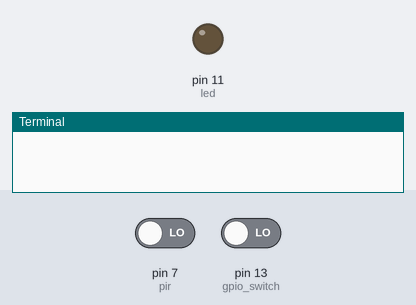
Simulated run of this program. Board: Raspberry Pi (header pin numbers). Shown: output pins drawn as LEDs (lit = HIGH), the last lines printed to the terminal. The inputs (shaded band) are chosen by the test bench; at power-on: pin 7 (pir) LOW, pin 13 (gpio_switch) LOW.

Above: at 2.8 s.
2.9 s: pin 7 (pir) driven HIGH and pin 13 (gpio_switch) driven HIGH
At 3.5 s:
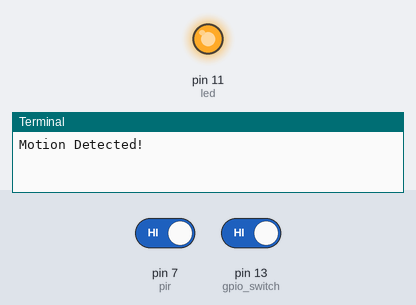
4.4 s: pin 7 (pir) driven LOW
At 6.1 s:
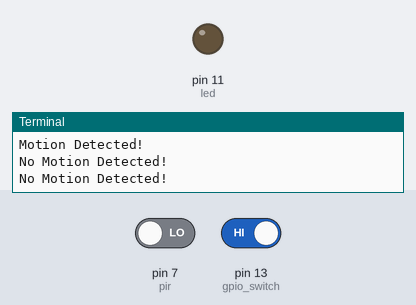
6.4 s: pin 7 (pir) driven HIGH
At 7.8 s:
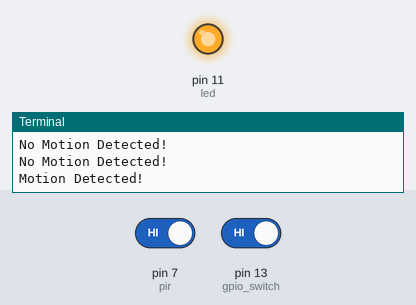
Timing chart, 0 to 9.4 s (numbered marks = the images above; inputs shaded):
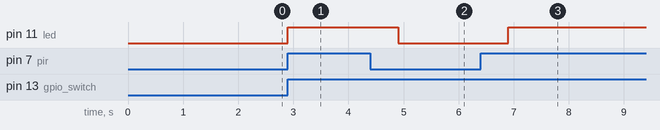

The program:

pir.py
```python
import RPi.GPIO as GPIO
import time

# Declare pin
pir = 7
led = 11
gpio_switch = 13

# Setup GPIO inputs and outputs
GPIO.setwarnings(False)
GPIO.setmode(GPIO.BOARD)
GPIO.setup(pir,GPIO.IN)
GPIO.setup(led,GPIO.OUT)
GPIO.output(led,GPIO.LOW)
GPIO.setup(gpio_switch,GPIO.IN)

try:
    while True:
        while GPIO.input(gpio_switch)==1:
            # the switch is in the "on" position
            if(GPIO.input(pir)):
                GPIO.output(led,GPIO.HIGH)
                print("Motion Detected!")
            else:
                GPIO.output(led,GPIO.LOW)
                print("No Motion Detected!")
            time.sleep(1)
        # turn off the LED
        GPIO.output(led,GPIO.LOW)

# Gracefully cleanup and free the GPIO when user terminates the program by pressing Ctrl-C
except KeyboardInterrupt:
    print("Stopping")
    GPIO.output(led,GPIO.LOW)
    GPIO.cleanup()
```

Measured:
- after the input at 2.9 s, pin 11 (led): LOW → HIGH at once
- after the input at 4.4 s, pin 11 (led): HIGH → LOW after 0.50 s
- after the input at 6.4 s, pin 11 (led): LOW → HIGH after 0.50 s
